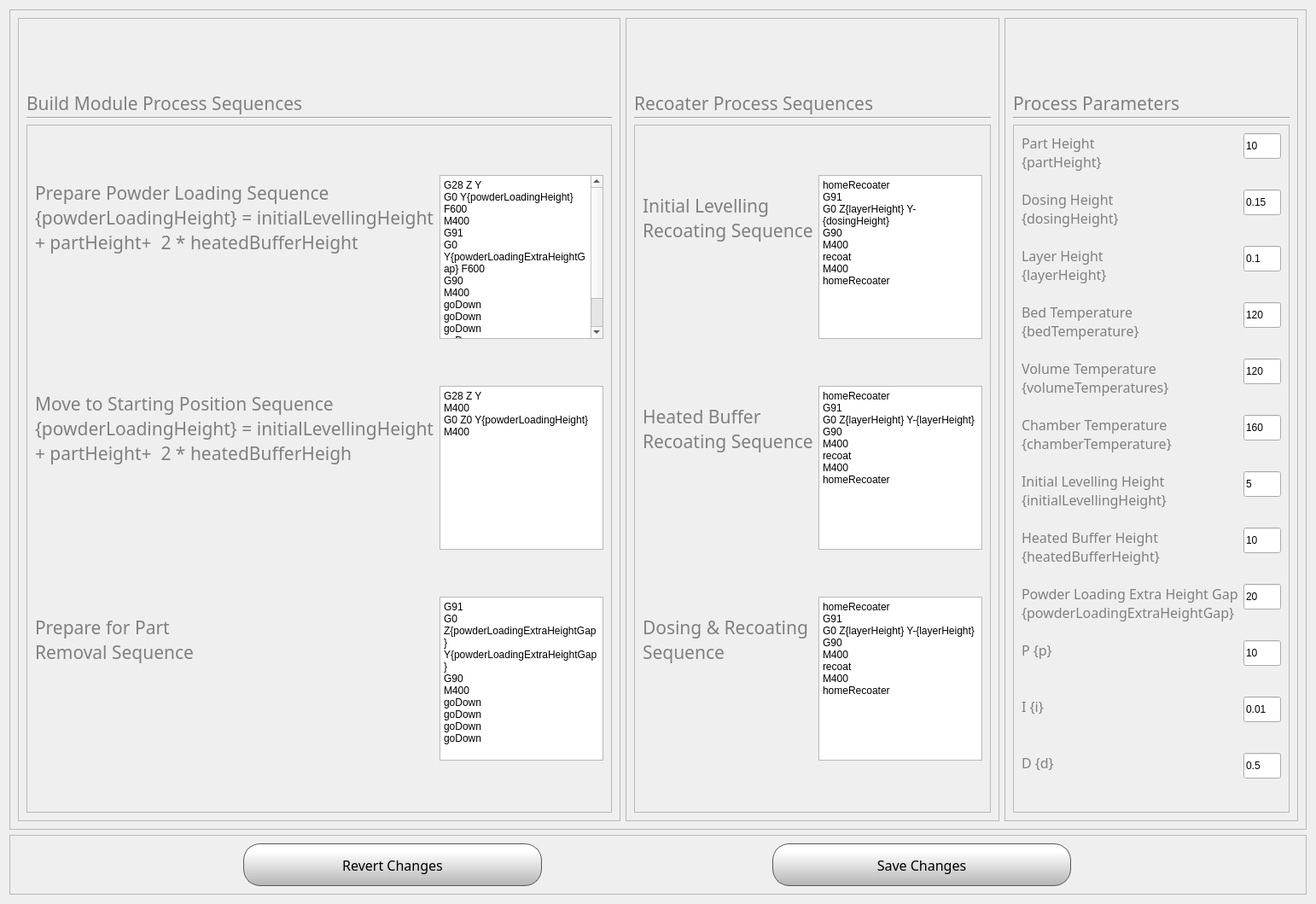
<?xml version="1.0" encoding="UTF-8"?>
<ui version="4.0">
 <class>Form</class>
 <widget class="QWidget" name="Form">
  <property name="geometry">
   <rect>
    <x>0</x>
    <y>0</y>
    <width>1542</width>
    <height>1019</height>
   </rect>
  </property>
  <property name="windowTitle">
   <string>Form</string>
  </property>
  <layout class="QVBoxLayout" name="verticalLayout_5">
   <item>
    <widget class="QFrame" name="frame">
     <property name="frameShape">
      <enum>QFrame::StyledPanel</enum>
     </property>
     <property name="frameShadow">
      <enum>QFrame::Raised</enum>
     </property>
     <layout class="QHBoxLayout" name="horizontalLayout">
      <item>
       <widget class="QFrame" name="frame_3">
        <property name="frameShape">
         <enum>QFrame::StyledPanel</enum>
        </property>
        <property name="frameShadow">
         <enum>QFrame::Raised</enum>
        </property>
        <layout class="QVBoxLayout" name="verticalLayout">
         <item>
          <widget class="QLabel" name="fileInfoLabel_9">
           <property name="minimumSize">
            <size>
             <width>0</width>
             <height>100</height>
            </size>
           </property>
           <property name="maximumSize">
            <size>
             <width>16777215</width>
             <height>20</height>
            </size>
           </property>
           <property name="font">
            <font>
             <family>Gotham</family>
             <pointsize>16</pointsize>
             <weight>50</weight>
             <bold>false</bold>
            </font>
           </property>
           <property name="styleSheet">
            <string notr="true">color:  grey;</string>
           </property>
           <property name="text">
            <string>Build Module Process Sequences</string>
           </property>
           <property name="wordWrap">
            <bool>true</bool>
           </property>
          </widget>
         </item>
         <item>
          <widget class="Line" name="line">
           <property name="orientation">
            <enum>Qt::Horizontal</enum>
           </property>
          </widget>
         </item>
         <item>
          <widget class="QFrame" name="frame_2">
           <property name="frameShape">
            <enum>QFrame::StyledPanel</enum>
           </property>
           <property name="frameShadow">
            <enum>QFrame::Raised</enum>
           </property>
           <layout class="QFormLayout" name="formLayout">
            <item row="0" column="0">
             <widget class="QLabel" name="fileInfoLabel_6">
              <property name="minimumSize">
               <size>
                <width>0</width>
                <height>100</height>
               </size>
              </property>
              <property name="maximumSize">
               <size>
                <width>16777215</width>
                <height>20</height>
               </size>
              </property>
              <property name="font">
               <font>
                <family>Gotham</family>
                <pointsize>16</pointsize>
                <weight>50</weight>
                <bold>false</bold>
               </font>
              </property>
              <property name="styleSheet">
               <string notr="true">color:  grey;</string>
              </property>
              <property name="text">
               <string>Prepare Powder Loading Sequence          {powderLoadingHeight} = initialLevellingHeight + partHeight+  2 * heatedBufferHeight </string>
              </property>
              <property name="wordWrap">
               <bool>true</bool>
              </property>
             </widget>
            </item>
            <item row="0" column="1">
             <widget class="QPlainTextEdit" name="powderLoadingSequenceText">
              <property name="plainText">
               <string>G28 Z Y
G0 Y{powderLoadingHeight} F600
M400
G91
G0 Y{powderLoadingExtraHeightGap} F600
G90
M400
goDown
goDown
goDown
goDown
</string>
              </property>
             </widget>
            </item>
            <item row="1" column="0">
             <widget class="QLabel" name="fileInfoLabel_7">
              <property name="minimumSize">
               <size>
                <width>0</width>
                <height>100</height>
               </size>
              </property>
              <property name="maximumSize">
               <size>
                <width>16777215</width>
                <height>20</height>
               </size>
              </property>
              <property name="font">
               <font>
                <family>Gotham</family>
                <pointsize>16</pointsize>
                <weight>50</weight>
                <bold>false</bold>
               </font>
              </property>
              <property name="styleSheet">
               <string notr="true">color:  grey;</string>
              </property>
              <property name="text">
               <string>Move to Starting Position Sequence {powderLoadingHeight} = initialLevellingHeight + partHeight+  2 * heatedBufferHeigh</string>
              </property>
              <property name="wordWrap">
               <bool>true</bool>
              </property>
             </widget>
            </item>
            <item row="1" column="1">
             <widget class="QPlainTextEdit" name="moveToStartingSequenceText">
              <property name="plainText">
               <string>G28 Z Y
M400
G0 Z0 Y{powderLoadingHeight}
M400</string>
              </property>
             </widget>
            </item>
            <item row="2" column="0">
             <widget class="QLabel" name="fileInfoLabel_8">
              <property name="minimumSize">
               <size>
                <width>0</width>
                <height>100</height>
               </size>
              </property>
              <property name="maximumSize">
               <size>
                <width>16777215</width>
                <height>20</height>
               </size>
              </property>
              <property name="font">
               <font>
                <family>Gotham</family>
                <pointsize>16</pointsize>
                <weight>50</weight>
                <bold>false</bold>
               </font>
              </property>
              <property name="styleSheet">
               <string notr="true">color:  grey;</string>
              </property>
              <property name="text">
               <string>Prepare for Part Removal Sequence</string>
              </property>
              <property name="wordWrap">
               <bool>true</bool>
              </property>
             </widget>
            </item>
            <item row="2" column="1">
             <widget class="QPlainTextEdit" name="prepareForPartRemovalSequenceText">
              <property name="plainText">
               <string>G91
G0 Z{powderLoadingExtraHeightGap} Y{powderLoadingExtraHeightGap}
G90
M400
goDown
goDown
goDown
goDown</string>
              </property>
             </widget>
            </item>
           </layout>
          </widget>
         </item>
        </layout>
       </widget>
      </item>
      <item>
       <widget class="QFrame" name="frame_4">
        <property name="frameShape">
         <enum>QFrame::StyledPanel</enum>
        </property>
        <property name="frameShadow">
         <enum>QFrame::Raised</enum>
        </property>
        <layout class="QVBoxLayout" name="verticalLayout_2">
         <item>
          <widget class="QLabel" name="fileInfoLabel_10">
           <property name="minimumSize">
            <size>
             <width>0</width>
             <height>100</height>
            </size>
           </property>
           <property name="maximumSize">
            <size>
             <width>16777215</width>
             <height>20</height>
            </size>
           </property>
           <property name="font">
            <font>
             <family>Gotham</family>
             <pointsize>16</pointsize>
             <weight>50</weight>
             <bold>false</bold>
            </font>
           </property>
           <property name="styleSheet">
            <string notr="true">color:  grey;</string>
           </property>
           <property name="text">
            <string>Recoater Process Sequences</string>
           </property>
           <property name="wordWrap">
            <bool>true</bool>
           </property>
          </widget>
         </item>
         <item>
          <widget class="Line" name="line_2">
           <property name="orientation">
            <enum>Qt::Horizontal</enum>
           </property>
          </widget>
         </item>
         <item>
          <widget class="QFrame" name="frame_5">
           <property name="frameShape">
            <enum>QFrame::StyledPanel</enum>
           </property>
           <property name="frameShadow">
            <enum>QFrame::Raised</enum>
           </property>
           <layout class="QFormLayout" name="formLayout_2">
            <item row="0" column="0">
             <widget class="QLabel" name="fileInfoLabel_11">
              <property name="minimumSize">
               <size>
                <width>0</width>
                <height>100</height>
               </size>
              </property>
              <property name="maximumSize">
               <size>
                <width>16777215</width>
                <height>20</height>
               </size>
              </property>
              <property name="font">
               <font>
                <family>Gotham</family>
                <pointsize>16</pointsize>
                <weight>50</weight>
                <bold>false</bold>
               </font>
              </property>
              <property name="styleSheet">
               <string notr="true">color:  grey;</string>
              </property>
              <property name="text">
               <string>Initial Levelling Recoating Sequence</string>
              </property>
              <property name="wordWrap">
               <bool>true</bool>
              </property>
             </widget>
            </item>
            <item row="0" column="1">
             <widget class="QPlainTextEdit" name="initialLevellingRecoatingSequenceText">
              <property name="plainText">
               <string>homeRecoater
G91
G0 Z{layerHeight} Y-{dosingHeight}
G90
M400
recoat
M400
homeRecoater</string>
              </property>
             </widget>
            </item>
            <item row="1" column="0">
             <widget class="QLabel" name="fileInfoLabel_12">
              <property name="minimumSize">
               <size>
                <width>0</width>
                <height>100</height>
               </size>
              </property>
              <property name="maximumSize">
               <size>
                <width>16777215</width>
                <height>20</height>
               </size>
              </property>
              <property name="font">
               <font>
                <family>Gotham</family>
                <pointsize>16</pointsize>
                <weight>50</weight>
                <bold>false</bold>
               </font>
              </property>
              <property name="styleSheet">
               <string notr="true">color:  grey;</string>
              </property>
              <property name="text">
               <string>Heated Buffer Recoating Sequence</string>
              </property>
              <property name="wordWrap">
               <bool>true</bool>
              </property>
             </widget>
            </item>
            <item row="1" column="1">
             <widget class="QPlainTextEdit" name="heatedBufferRecoatingSequenceText">
              <property name="plainText">
               <string>homeRecoater
G91
G0 Z{layerHeight} Y-{layerHeight}
G90
M400
recoat
M400
homeRecoater</string>
              </property>
             </widget>
            </item>
            <item row="2" column="0">
             <widget class="QLabel" name="fileInfoLabel_13">
              <property name="minimumSize">
               <size>
                <width>0</width>
                <height>100</height>
               </size>
              </property>
              <property name="maximumSize">
               <size>
                <width>16777215</width>
                <height>20</height>
               </size>
              </property>
              <property name="font">
               <font>
                <family>Gotham</family>
                <pointsize>16</pointsize>
                <weight>50</weight>
                <bold>false</bold>
               </font>
              </property>
              <property name="styleSheet">
               <string notr="true">color:  grey;</string>
              </property>
              <property name="text">
               <string>Dosing &amp; Recoating Sequence</string>
              </property>
              <property name="wordWrap">
               <bool>true</bool>
              </property>
             </widget>
            </item>
            <item row="2" column="1">
             <widget class="QPlainTextEdit" name="printingRecoatingSequenceText">
              <property name="plainText">
               <string>homeRecoater
G91
G0 Z{layerHeight} Y-{layerHeight}
G90
M400
recoat
M400
homeRecoater</string>
              </property>
             </widget>
            </item>
           </layout>
          </widget>
         </item>
        </layout>
       </widget>
      </item>
      <item>
       <widget class="QFrame" name="frame_6">
        <property name="frameShape">
         <enum>QFrame::StyledPanel</enum>
        </property>
        <property name="frameShadow">
         <enum>QFrame::Raised</enum>
        </property>
        <layout class="QVBoxLayout" name="verticalLayout_3">
         <item>
          <widget class="QLabel" name="fileInfoLabel_14">
           <property name="minimumSize">
            <size>
             <width>0</width>
             <height>100</height>
            </size>
           </property>
           <property name="maximumSize">
            <size>
             <width>16777215</width>
             <height>20</height>
            </size>
           </property>
           <property name="font">
            <font>
             <family>Gotham</family>
             <pointsize>16</pointsize>
             <weight>50</weight>
             <bold>false</bold>
            </font>
           </property>
           <property name="styleSheet">
            <string notr="true">color:  grey;</string>
           </property>
           <property name="text">
            <string>Process Parameters</string>
           </property>
           <property name="wordWrap">
            <bool>true</bool>
           </property>
          </widget>
         </item>
         <item>
          <widget class="Line" name="line_3">
           <property name="orientation">
            <enum>Qt::Horizontal</enum>
           </property>
          </widget>
         </item>
         <item>
          <widget class="QFrame" name="frame_7">
           <property name="frameShape">
            <enum>QFrame::StyledPanel</enum>
           </property>
           <property name="frameShadow">
            <enum>QFrame::Raised</enum>
           </property>
           <layout class="QFormLayout" name="formLayout_3">
            <item row="11" column="0">
             <widget class="QLabel" name="fileInfoLabel_16">
              <property name="minimumSize">
               <size>
                <width>0</width>
                <height>60</height>
               </size>
              </property>
              <property name="maximumSize">
               <size>
                <width>16777215</width>
                <height>100</height>
               </size>
              </property>
              <property name="font">
               <font>
                <family>Gotham</family>
                <pointsize>12</pointsize>
                <weight>50</weight>
                <bold>false</bold>
               </font>
              </property>
              <property name="styleSheet">
               <string notr="true">color:  grey;</string>
              </property>
              <property name="text">
               <string>Initial Levelling Height {initialLevellingHeight}</string>
              </property>
              <property name="alignment">
               <set>Qt::AlignLeading|Qt::AlignLeft|Qt::AlignTop</set>
              </property>
              <property name="wordWrap">
               <bool>true</bool>
              </property>
             </widget>
            </item>
            <item row="12" column="0">
             <widget class="QLabel" name="fileInfoLabel_17">
              <property name="minimumSize">
               <size>
                <width>0</width>
                <height>60</height>
               </size>
              </property>
              <property name="maximumSize">
               <size>
                <width>16777215</width>
                <height>100</height>
               </size>
              </property>
              <property name="font">
               <font>
                <family>Gotham</family>
                <pointsize>12</pointsize>
                <weight>50</weight>
                <bold>false</bold>
               </font>
              </property>
              <property name="styleSheet">
               <string notr="true">color:  grey;</string>
              </property>
              <property name="text">
               <string>Heated Buffer Height {heatedBufferHeight}</string>
              </property>
              <property name="alignment">
               <set>Qt::AlignLeading|Qt::AlignLeft|Qt::AlignTop</set>
              </property>
              <property name="wordWrap">
               <bool>true</bool>
              </property>
             </widget>
            </item>
            <item row="11" column="1">
             <widget class="QLineEdit" name="initialLevellingHeightLineEdit">
              <property name="minimumSize">
               <size>
                <width>0</width>
                <height>30</height>
               </size>
              </property>
              <property name="text">
               <string>5</string>
              </property>
             </widget>
            </item>
            <item row="12" column="1">
             <widget class="QLineEdit" name="heatedBufferHeightLineEdit">
              <property name="minimumSize">
               <size>
                <width>0</width>
                <height>30</height>
               </size>
              </property>
              <property name="text">
               <string>10</string>
              </property>
             </widget>
            </item>
            <item row="13" column="0">
             <widget class="QLabel" name="fileInfoLabel_22">
              <property name="minimumSize">
               <size>
                <width>0</width>
                <height>60</height>
               </size>
              </property>
              <property name="maximumSize">
               <size>
                <width>16777215</width>
                <height>100</height>
               </size>
              </property>
              <property name="font">
               <font>
                <family>Gotham</family>
                <pointsize>12</pointsize>
                <weight>50</weight>
                <bold>false</bold>
               </font>
              </property>
              <property name="styleSheet">
               <string notr="true">color:  grey;</string>
              </property>
              <property name="text">
               <string>Powder Loading Extra Height Gap {powderLoadingExtraHeightGap}</string>
              </property>
              <property name="alignment">
               <set>Qt::AlignLeading|Qt::AlignLeft|Qt::AlignTop</set>
              </property>
              <property name="wordWrap">
               <bool>true</bool>
              </property>
             </widget>
            </item>
            <item row="13" column="1">
             <widget class="QLineEdit" name="powderLoadingExtraHeightGapLineEdit">
              <property name="minimumSize">
               <size>
                <width>0</width>
                <height>30</height>
               </size>
              </property>
              <property name="text">
               <string>20</string>
              </property>
             </widget>
            </item>
            <item row="7" column="0">
             <widget class="QLabel" name="fileInfoLabel_23">
              <property name="minimumSize">
               <size>
                <width>0</width>
                <height>60</height>
               </size>
              </property>
              <property name="maximumSize">
               <size>
                <width>16777215</width>
                <height>100</height>
               </size>
              </property>
              <property name="font">
               <font>
                <family>Gotham</family>
                <pointsize>12</pointsize>
                <weight>50</weight>
                <bold>false</bold>
               </font>
              </property>
              <property name="styleSheet">
               <string notr="true">color:  grey;</string>
              </property>
              <property name="text">
               <string>Bed Temperature {bedTemperature}</string>
              </property>
              <property name="alignment">
               <set>Qt::AlignLeading|Qt::AlignLeft|Qt::AlignTop</set>
              </property>
              <property name="wordWrap">
               <bool>true</bool>
              </property>
             </widget>
            </item>
            <item row="7" column="1">
             <widget class="QLineEdit" name="bedTemperatureLineEdit">
              <property name="minimumSize">
               <size>
                <width>0</width>
                <height>30</height>
               </size>
              </property>
              <property name="text">
               <string>120</string>
              </property>
             </widget>
            </item>
            <item row="8" column="0">
             <widget class="QLabel" name="fileInfoLabel_24">
              <property name="minimumSize">
               <size>
                <width>0</width>
                <height>60</height>
               </size>
              </property>
              <property name="maximumSize">
               <size>
                <width>16777215</width>
                <height>100</height>
               </size>
              </property>
              <property name="font">
               <font>
                <family>Gotham</family>
                <pointsize>12</pointsize>
                <weight>50</weight>
                <bold>false</bold>
               </font>
              </property>
              <property name="styleSheet">
               <string notr="true">color:  grey;</string>
              </property>
              <property name="text">
               <string>Volume Temperature {volumeTemperatures}</string>
              </property>
              <property name="alignment">
               <set>Qt::AlignLeading|Qt::AlignLeft|Qt::AlignTop</set>
              </property>
              <property name="wordWrap">
               <bool>true</bool>
              </property>
             </widget>
            </item>
            <item row="8" column="1">
             <widget class="QLineEdit" name="volumeTemberatureLineEdit">
              <property name="minimumSize">
               <size>
                <width>0</width>
                <height>30</height>
               </size>
              </property>
              <property name="text">
               <string>120</string>
              </property>
             </widget>
            </item>
            <item row="9" column="1">
             <widget class="QLineEdit" name="chamberTemperatureLineEdit">
              <property name="minimumSize">
               <size>
                <width>0</width>
                <height>30</height>
               </size>
              </property>
              <property name="text">
               <string>160</string>
              </property>
             </widget>
            </item>
            <item row="9" column="0">
             <widget class="QLabel" name="fileInfoLabel_25">
              <property name="minimumSize">
               <size>
                <width>0</width>
                <height>60</height>
               </size>
              </property>
              <property name="maximumSize">
               <size>
                <width>16777215</width>
                <height>100</height>
               </size>
              </property>
              <property name="font">
               <font>
                <family>Gotham</family>
                <pointsize>12</pointsize>
                <weight>50</weight>
                <bold>false</bold>
               </font>
              </property>
              <property name="styleSheet">
               <string notr="true">color:  grey;</string>
              </property>
              <property name="text">
               <string>Chamber Temperature {chamberTemperature}</string>
              </property>
              <property name="alignment">
               <set>Qt::AlignLeading|Qt::AlignLeft|Qt::AlignTop</set>
              </property>
              <property name="wordWrap">
               <bool>true</bool>
              </property>
             </widget>
            </item>
            <item row="14" column="1">
             <widget class="QLineEdit" name="pLineEdit">
              <property name="minimumSize">
               <size>
                <width>0</width>
                <height>30</height>
               </size>
              </property>
              <property name="text">
               <string>10</string>
              </property>
             </widget>
            </item>
            <item row="14" column="0">
             <widget class="QLabel" name="fileInfoLabel_26">
              <property name="minimumSize">
               <size>
                <width>0</width>
                <height>60</height>
               </size>
              </property>
              <property name="maximumSize">
               <size>
                <width>16777215</width>
                <height>100</height>
               </size>
              </property>
              <property name="font">
               <font>
                <family>Gotham</family>
                <pointsize>12</pointsize>
                <weight>50</weight>
                <bold>false</bold>
               </font>
              </property>
              <property name="styleSheet">
               <string notr="true">color:  grey;</string>
              </property>
              <property name="text">
               <string>P {p}</string>
              </property>
              <property name="alignment">
               <set>Qt::AlignLeading|Qt::AlignLeft|Qt::AlignTop</set>
              </property>
              <property name="wordWrap">
               <bool>true</bool>
              </property>
             </widget>
            </item>
            <item row="16" column="1">
             <widget class="QLineEdit" name="iLineEdit">
              <property name="minimumSize">
               <size>
                <width>0</width>
                <height>30</height>
               </size>
              </property>
              <property name="text">
               <string>0.01</string>
              </property>
             </widget>
            </item>
            <item row="16" column="0">
             <widget class="QLabel" name="fileInfoLabel_27">
              <property name="minimumSize">
               <size>
                <width>0</width>
                <height>60</height>
               </size>
              </property>
              <property name="maximumSize">
               <size>
                <width>16777215</width>
                <height>100</height>
               </size>
              </property>
              <property name="font">
               <font>
                <family>Gotham</family>
                <pointsize>12</pointsize>
                <weight>50</weight>
                <bold>false</bold>
               </font>
              </property>
              <property name="styleSheet">
               <string notr="true">color:  grey;</string>
              </property>
              <property name="text">
               <string>I {i}</string>
              </property>
              <property name="alignment">
               <set>Qt::AlignLeading|Qt::AlignLeft|Qt::AlignTop</set>
              </property>
              <property name="wordWrap">
               <bool>true</bool>
              </property>
             </widget>
            </item>
            <item row="17" column="1">
             <widget class="QLineEdit" name="dLineEdit">
              <property name="minimumSize">
               <size>
                <width>0</width>
                <height>30</height>
               </size>
              </property>
              <property name="text">
               <string>0.5</string>
              </property>
             </widget>
            </item>
            <item row="17" column="0">
             <widget class="QLabel" name="fileInfoLabel_28">
              <property name="minimumSize">
               <size>
                <width>0</width>
                <height>60</height>
               </size>
              </property>
              <property name="maximumSize">
               <size>
                <width>16777215</width>
                <height>100</height>
               </size>
              </property>
              <property name="font">
               <font>
                <family>Gotham</family>
                <pointsize>12</pointsize>
                <weight>50</weight>
                <bold>false</bold>
               </font>
              </property>
              <property name="styleSheet">
               <string notr="true">color:  grey;</string>
              </property>
              <property name="text">
               <string>D {d}</string>
              </property>
              <property name="alignment">
               <set>Qt::AlignLeading|Qt::AlignLeft|Qt::AlignTop</set>
              </property>
              <property name="wordWrap">
               <bool>true</bool>
              </property>
             </widget>
            </item>
            <item row="1" column="0">
             <widget class="QLabel" name="fileInfoLabel_18">
              <property name="minimumSize">
               <size>
                <width>0</width>
                <height>60</height>
               </size>
              </property>
              <property name="maximumSize">
               <size>
                <width>16777215</width>
                <height>100</height>
               </size>
              </property>
              <property name="font">
               <font>
                <family>Gotham</family>
                <pointsize>12</pointsize>
                <weight>50</weight>
                <bold>false</bold>
               </font>
              </property>
              <property name="styleSheet">
               <string notr="true">color:  grey;</string>
              </property>
              <property name="text">
               <string>Part Height {partHeight}</string>
              </property>
              <property name="alignment">
               <set>Qt::AlignLeading|Qt::AlignLeft|Qt::AlignTop</set>
              </property>
              <property name="wordWrap">
               <bool>true</bool>
              </property>
             </widget>
            </item>
            <item row="1" column="1">
             <widget class="QLineEdit" name="partHeightLineEdit">
              <property name="minimumSize">
               <size>
                <width>0</width>
                <height>30</height>
               </size>
              </property>
              <property name="text">
               <string>10</string>
              </property>
             </widget>
            </item>
            <item row="4" column="0">
             <widget class="QLabel" name="fileInfoLabel_15">
              <property name="minimumSize">
               <size>
                <width>0</width>
                <height>60</height>
               </size>
              </property>
              <property name="maximumSize">
               <size>
                <width>16777215</width>
                <height>100</height>
               </size>
              </property>
              <property name="font">
               <font>
                <family>Gotham</family>
                <pointsize>12</pointsize>
                <weight>50</weight>
                <bold>false</bold>
               </font>
              </property>
              <property name="styleSheet">
               <string notr="true">color:  grey;</string>
              </property>
              <property name="text">
               <string>Layer Height {layerHeight}</string>
              </property>
              <property name="alignment">
               <set>Qt::AlignLeading|Qt::AlignLeft|Qt::AlignTop</set>
              </property>
              <property name="wordWrap">
               <bool>true</bool>
              </property>
             </widget>
            </item>
            <item row="4" column="1">
             <widget class="QLineEdit" name="layerHeightLineEdit">
              <property name="minimumSize">
               <size>
                <width>0</width>
                <height>30</height>
               </size>
              </property>
              <property name="text">
               <string>0.1</string>
              </property>
             </widget>
            </item>
            <item row="3" column="0">
             <widget class="QLabel" name="fileInfoLabel_19">
              <property name="minimumSize">
               <size>
                <width>0</width>
                <height>60</height>
               </size>
              </property>
              <property name="maximumSize">
               <size>
                <width>16777215</width>
                <height>100</height>
               </size>
              </property>
              <property name="font">
               <font>
                <family>Gotham</family>
                <pointsize>12</pointsize>
                <weight>50</weight>
                <bold>false</bold>
               </font>
              </property>
              <property name="styleSheet">
               <string notr="true">color:  grey;</string>
              </property>
              <property name="text">
               <string>Dosing Height {dosingHeight}</string>
              </property>
              <property name="alignment">
               <set>Qt::AlignLeading|Qt::AlignLeft|Qt::AlignTop</set>
              </property>
              <property name="wordWrap">
               <bool>true</bool>
              </property>
             </widget>
            </item>
            <item row="3" column="1">
             <widget class="QLineEdit" name="dosingHeightLineEdit">
              <property name="minimumSize">
               <size>
                <width>0</width>
                <height>30</height>
               </size>
              </property>
              <property name="text">
               <string>0.15</string>
              </property>
             </widget>
            </item>
           </layout>
          </widget>
         </item>
        </layout>
       </widget>
      </item>
     </layout>
    </widget>
   </item>
   <item>
    <widget class="QFrame" name="frame_8">
     <property name="frameShape">
      <enum>QFrame::StyledPanel</enum>
     </property>
     <property name="frameShadow">
      <enum>QFrame::Raised</enum>
     </property>
     <layout class="QGridLayout" name="gridLayout">
      <item row="0" column="0">
       <widget class="QPushButton" name="revertChangesButton">
        <property name="minimumSize">
         <size>
          <width>200</width>
          <height>50</height>
         </size>
        </property>
        <property name="maximumSize">
         <size>
          <width>350</width>
          <height>50</height>
         </size>
        </property>
        <property name="font">
         <font>
          <family>Gotham</family>
          <pointsize>12</pointsize>
         </font>
        </property>
        <property name="styleSheet">
         <string notr="true">QPushButton {
    border: 1px solid rgb(87, 87, 87);

	background-color: qlineargradient(spread:pad, x1:0, y1:1, x2:0, y2:0.188, stop:0 rgba(180, 180, 180, 255), stop:1 rgba(255, 255, 255, 255));
border-radius:20px;
}

QPushButton:pressed {
    background-color: qlineargradient(x1: 0, y1: 0, x2: 0, y2: 1,
                                      stop: 0 #dadbde, stop: 1 #f6f7fa);
}

QPushButton:flat {
    border: none; /* no border for a flat push button */
}

QPushButton:default {
    border-color: navy; /* make the default button prominent */
}

QPushButton:focus {
	outline: none;
}</string>
        </property>
        <property name="text">
         <string>Revert Changes</string>
        </property>
        <property name="iconSize">
         <size>
          <width>20</width>
          <height>20</height>
         </size>
        </property>
       </widget>
      </item>
      <item row="0" column="1">
       <widget class="QPushButton" name="saveChangesButton">
        <property name="minimumSize">
         <size>
          <width>200</width>
          <height>50</height>
         </size>
        </property>
        <property name="maximumSize">
         <size>
          <width>350</width>
          <height>50</height>
         </size>
        </property>
        <property name="font">
         <font>
          <family>Gotham</family>
          <pointsize>12</pointsize>
         </font>
        </property>
        <property name="styleSheet">
         <string notr="true">QPushButton {
    border: 1px solid rgb(87, 87, 87);

	background-color: qlineargradient(spread:pad, x1:0, y1:1, x2:0, y2:0.188, stop:0 rgba(180, 180, 180, 255), stop:1 rgba(255, 255, 255, 255));
border-radius:20px;
}

QPushButton:pressed {
    background-color: qlineargradient(x1: 0, y1: 0, x2: 0, y2: 1,
                                      stop: 0 #dadbde, stop: 1 #f6f7fa);
}

QPushButton:flat {
    border: none; /* no border for a flat push button */
}

QPushButton:default {
    border-color: navy; /* make the default button prominent */
}

QPushButton:focus {
	outline: none;
}</string>
        </property>
        <property name="text">
         <string>Save Changes</string>
        </property>
        <property name="iconSize">
         <size>
          <width>20</width>
          <height>20</height>
         </size>
        </property>
       </widget>
      </item>
     </layout>
    </widget>
   </item>
  </layout>
 </widget>
 <resources/>
 <connections/>
</ui>
